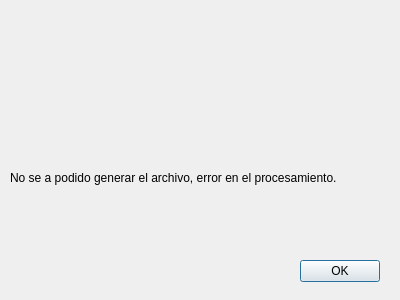
<?xml version="1.0" encoding="UTF-8"?>
<ui version="4.0">
 <class>ventanaerror</class>
 <widget class="QDialog" name="ventanaerror">
  <property name="geometry">
   <rect>
    <x>0</x>
    <y>0</y>
    <width>400</width>
    <height>300</height>
   </rect>
  </property>
  <property name="windowTitle">
   <string>Dialog</string>
  </property>
  <widget class="QLabel" name="label">
   <property name="geometry">
    <rect>
     <x>140</x>
     <y>50</y>
     <width>121</width>
     <height>101</height>
    </rect>
   </property>
   <property name="text">
    <string/>
   </property>
   <property name="pixmap">
    <pixmap>warning.png</pixmap>
   </property>
   <property name="scaledContents">
    <bool>true</bool>
   </property>
  </widget>
  <widget class="QLabel" name="label_2">
   <property name="geometry">
    <rect>
     <x>10</x>
     <y>170</y>
     <width>381</width>
     <height>16</height>
    </rect>
   </property>
   <property name="text">
    <string>No se a podido generar el archivo, error en el procesamiento.</string>
   </property>
  </widget>
  <widget class="QPushButton" name="btnok">
   <property name="geometry">
    <rect>
     <x>300</x>
     <y>260</y>
     <width>80</width>
     <height>22</height>
    </rect>
   </property>
   <property name="text">
    <string>OK</string>
   </property>
  </widget>
 </widget>
 <resources/>
 <connections>
  <connection>
   <sender>btnok</sender>
   <signal>clicked()</signal>
   <receiver>ventanaerror</receiver>
   <slot>close()</slot>
   <hints>
    <hint type="sourcelabel">
     <x>350</x>
     <y>264</y>
    </hint>
    <hint type="destinationlabel">
     <x>375</x>
     <y>227</y>
    </hint>
   </hints>
  </connection>
 </connections>
</ui>
